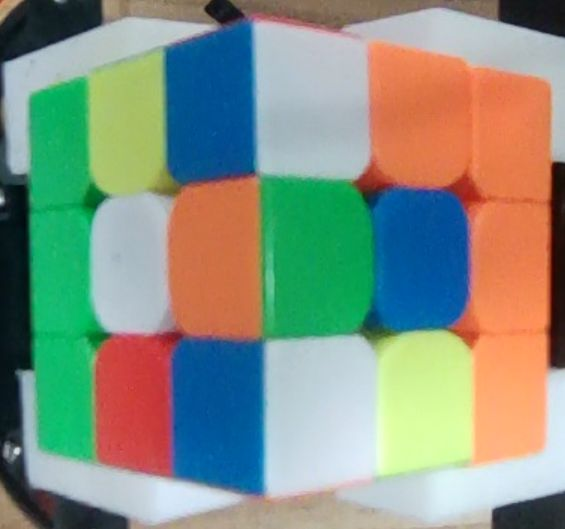
#> input picture cube2.png, 565 x 529 px
$ python cube_fenge.py
#> lines starting #> are read from the running program, lines starting #| are printed output that depends on the picture
### findlimit.py
import cv2
import numpy as np

def recognize_color(image):
# 分割为2*3的6块
    h, w, c = image.shape
    w_block = w // 3
    h_block = h // 3
# 定义颜色范围
# 颜色范围为RGB，分别为：绿色、红色、蓝色、黄色、橙色、白色
    Green=np.array([91.0014, 162.282, 29.18])
    Yellow=np.array([96.2879, 180.9527, 173.1877])
    Blue=np.array([136.2344, 75.2489, 15.8998])
    Red=np.array([57.0416, 58.6351, 207.5908])
    Orange=np.array([64.7215, 104.9028, 209.4985])
    white=np.array([184.1095, 176.4267, 176.7913])

    Color1l=Green-np.array([20,20,20])
    Color1h=Green+np.array([20,20,20])
    Color2l=Red-np.array([20,20,20])
    Color2h=Red+np.array([20,20,20])
    Color3l=Blue-np.array([20,20,20])
    Color3h=Blue+np.array([20,20,20])
    Color4l=Yellow-np.array([20,20,20])
    Color4h=Yellow+np.array([20,20,20])
    Color5l=Orange-np.array([20,20,20])
    Color5h=Orange+np.array([20,20,20])
    Color6l=white-np.array([20,20,20])
    Color6h=white+np.array([20,20,20])

    for i in range(3):   # 遍历行
        for j in range(3):   # 遍历列
            # 计算边界
            x1 = j * w_block
            y1 = i * h_block
            x2 = (j + 1) * w_block
            y2 = (i + 1) * h_block
            # 绘制边界
            cv2.rectangle(image, (x1, y1), (x2, y2), (0, 0, 255), 2)
            # 计算当前块的中间区域平均颜色
            x1c=x1+w_block//4
            y1c=y1+h_block//4
            x2c=x2-w_block//4
            y2c=y2-h_block//4
            block = image[y1c:y2c, x1c:x2c]#block 是中心区域
            cv2.rectangle(image, (x1c, y1c), (x2c, y2c), (0, 0, 255), 2)

            avg_color = np.mean(block, axis=(0, 1))
            # 打印当前block的平均颜色
            print(avg_color.tolist())
            def tell_color(avg_color):
                if np.all(avg_color >= Color1l) and np.all(avg_color <= Color1h):
                    cv2.putText(image, 'Green', (x1c, y1c), cv2.FONT_HERSHEY_SIMPLEX, 1, (0,0,0), 2)
                elif np.all(avg_color >= Color2l) and np.all(avg_color <= Color2h):
                    cv2.putText(image, 'Red', (x1c, y1c), cv2.FONT_HERSHEY_SIMPLEX, 1, (0,0,0), 2)
                elif np.all(avg_color >= Color3l) and np.all(avg_color <= Color3h):
                    cv2.putText(image, 'Blue', (x1c, y1c), cv2.FONT_HERSHEY_SIMPLEX, 1, (0,0,0), 2)
                elif np.all(avg_color >= Color4l) and np.all(avg_color <= Color4h):
                    cv2.putText(image, 'Yellow', (x1c, y1c), cv2.FONT_HERSHEY_SIMPLEX, 1, (0,0,0), 2)
                elif np.all(avg_color >= Color5l) and np.all(avg_color <= Color5h):
                    cv2.putText(image, 'Orange', (x1c, y1c), cv2.FONT_HERSHEY_SIMPLEX, 1, (0,0,0), 2)
                elif np.all(avg_color >= Color6l) and np.all(avg_color <= Color6h):
                    cv2.putText(image, 'White', (x1c, y1c), cv2.FONT_HERSHEY_SIMPLEX, 1, (0,0,0), 2)
                else:
                    # 寻找和哪个颜色最接近
                    colors=[Green,Red,Blue,Yellow,Orange,white]
                    closest_color=0
                    closest_norm=np.linalg.norm(avg_color-colors[0])

                    for i in range(6):
                        norm=np.linalg.norm(avg_color-colors[i])
                        if norm<closest_norm:
                            closest_color=i
                            closest_norm=norm
                    cv2.putText(image, ['Green','Red','Blue','Yellow','Orange','White'][closest_color], (x1c, y1c), cv2.FONT_HERSHEY_SIMPLEX, 1, (0,0,255), 2)

            # 判断当前块的颜色是否在颜色范围内
            tell_color(avg_color)

    cv2.imshow('image', image)
    cv2.imwrite('result2.jpg', image)
    cv2.waitKey(0)
    cv2.destroyAllWindows()

### cube_fenge.py
import cv2
import numpy as np
import _thread as thread

from findlimit import recognize_color

img = cv2.imread('./cube2.png')
#> img is the input picture: shape (529, 565, 3); mean B, G, R 130.1, 146, 133.7
# print(img.shape)


def splite_cude(img,findboudaries,boundaries=[
                                               [[25,78],[203,19],[32,309],[186,400]],
                                                [[210,20],[370,72],[196,400],[363,318]]],width=600,height=600 ):

#> called with findboudaries = 0, width = 600, height = 600
    pts1 = np.float32(boundaries[0]) #划分第一张图的四个点
    pts2 = np.float32(boundaries[1]) #划分第二张图的四个点
    points = []

    def findpts():
        cv2.namedWindow('Image')
        def mouse_callback(event, x, y, flags, param):
            if event == cv2.EVENT_LBUTTONDOWN:
                points.append((x, y))
                print(f"Point recorded:=> ({x}, {y})")
        cv2.setMouseCallback('Image', mouse_callback)
        print("Click on the image to record points, press 'q' to quit.")
        while len(points)<8:
            # 显示图像
            cv2.imshow('Image', img)
            # 按 'q' 键退出循环
            if cv2.waitKey(1) & 0xFF == ord('q'):
                break

        for pt in points[:4]:
            cv2.circle(img, pt, 5, (0, 0, 255), -1)
        for pt in points[4:8]:
            cv2.circle(img, pt, 5, (0, 255, 0), -1)
        print(np.float32(points))

    if findboudaries:
        findpts()
        pts1=np.float32(points)[0:4]
        pts2=np.float32(points)[4:8]

    pts3 = np.float32([[0,0],[width,0],[0,height],[width,height]]) #转化为第一张图片
    pts4 = np.float32([[0,0],[width,0],[0,height],[width,height]]) #转化为第二张图片


    matrix1 = cv2.getPerspectiveTransform(pts1,pts3)
    imgOutput1 = cv2.warpPerspective(img,matrix1,(width,height)) #第一张图透视变换
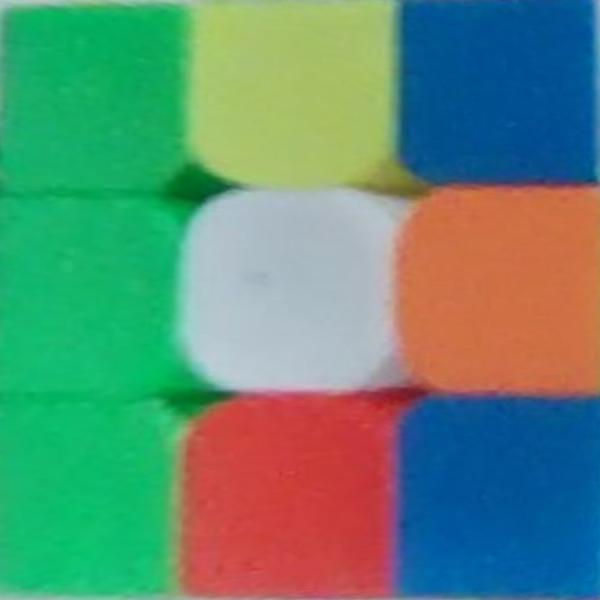
#> imgOutput1: shape (600, 600, 3); mean B, G, R 116.9, 139.6, 95.2
    matrix2 = cv2.getPerspectiveTransform(pts2,pts4)
    imgOutput2 = cv2.warpPerspective(img,matrix2,(width,height)) #第二张图透视变换
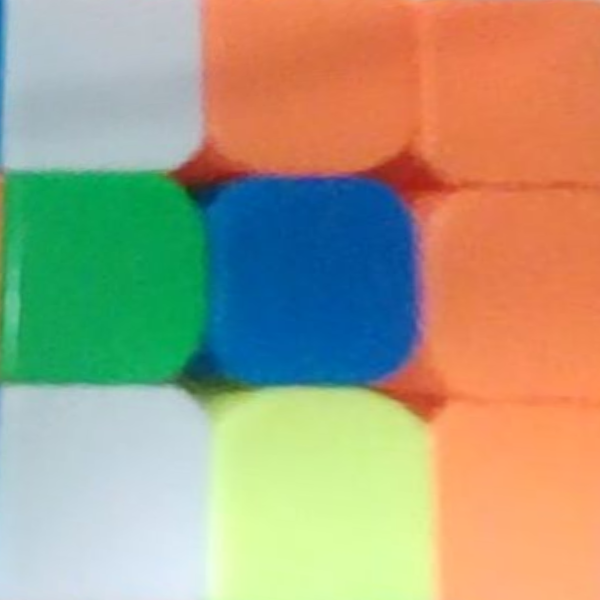
#> imgOutput2: shape (600, 600, 3); mean B, G, R 129.9, 159.6, 167.3

    return imgOutput1,imgOutput2

boundaries=[
            [[28,90],[254,24],[42,454],[260,495]],
            [[250,28],[546,81],[273,491],[532,441]]]

img1,img2=splite_cude(img,findboudaries=0,boundaries=boundaries)

recognize_color(img1)
#> after the loop in recognize_color, `for i in range(3):`:
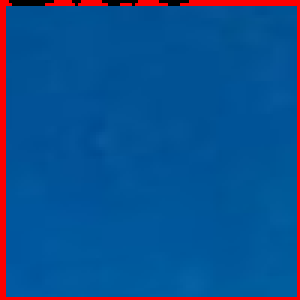
#> block: shape (100, 100, 3) (shown 3 times larger); mean B, G, R 143.2, 80.1, 14.6
#> after the loop in recognize_color, `for i in range(3):`:
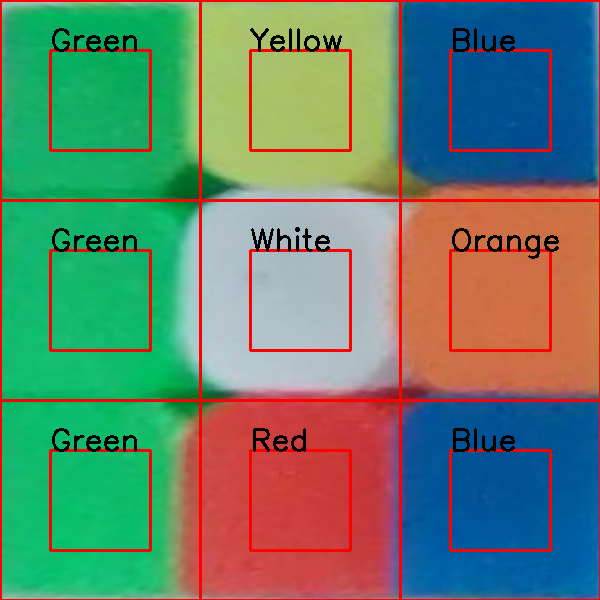
#> image: shape (600, 600, 3); mean B, G, R 108.3, 129.3, 102.7
recognize_color(img2)
#> the loop in recognize_color (call 2), `for i in range(3):` made 3 passes
#| [182.9871, 176.1614, 177.3965]
#| [67.423, 110.2474, 224.7155]
#| [71.7628, 117.0501, 236.1717]
#| [79.2638, 152.1154, 26.017]
#| [148.9068, 81.0089, 15.6464]
#| [74.9801, 119.9558, 235.958]
#| [212.5396, 203.5018, 203.6349]
#| [145.9935, 234.6893, 216.7603]
#| [105.3561, 158.8945, 254.6798]
#> after the loop in recognize_color (call 2), `for i in range(3):`:
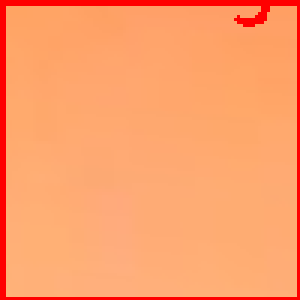
#> block: shape (100, 100, 3) (shown 3 times larger); mean B, G, R 105, 158.3, 254.7
#> after the loop in recognize_color (call 2), `for i in range(3):`:
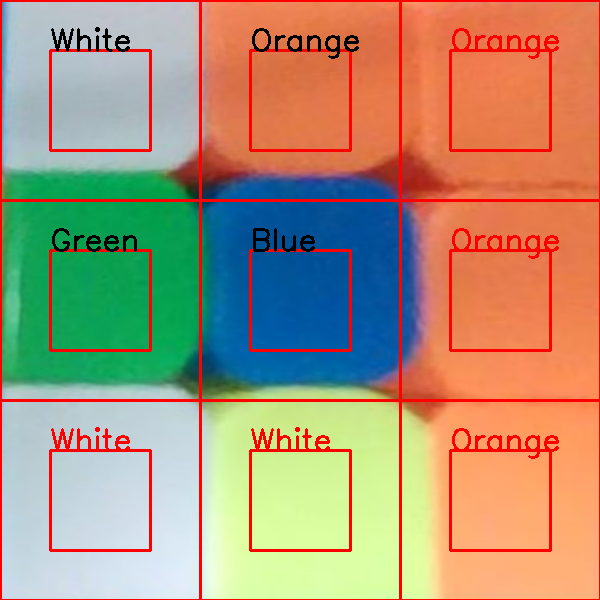
#> image: shape (600, 600, 3); mean B, G, R 120.3, 147.7, 171.9

$ run again, with color.jpg saved as cube2.png
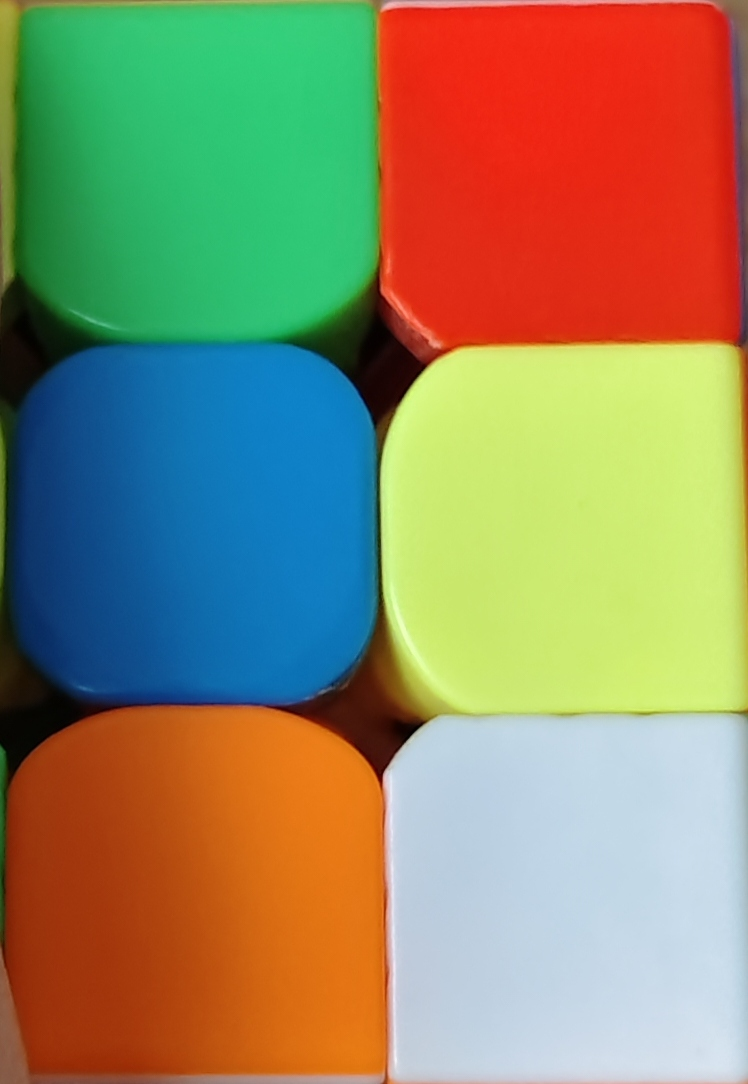
#> input picture color.jpg, 748 x 1084 px
#> img is the input picture: shape (1084, 748, 3); mean B, G, R 102.4, 137.7, 144.1
#> the loop in recognize_color (call 2), `for i in range(3):` made 3 passes
#| [112.0534, 190.2538, 59.5967]
#| [19.1614, 39.5052, 231.3607]
#| [18.6945, 36.3913, 239.7291]
#| [108.4777, 185.3327, 59.9179]
#| [22.2759, 43.2878, 227.6366]
#| [20.8439, 40.4688, 227.1672]
#> (further printed lines are left out)
#> after the loop in recognize_color (call 2), `for i in range(3):`:
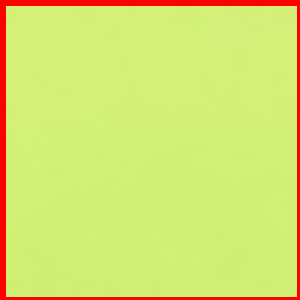
#> block: shape (100, 100, 3) (shown 3 times larger); mean B, G, R 110.1, 225.3, 212.9
#> after the loop in recognize_color (call 2), `for i in range(3):`:
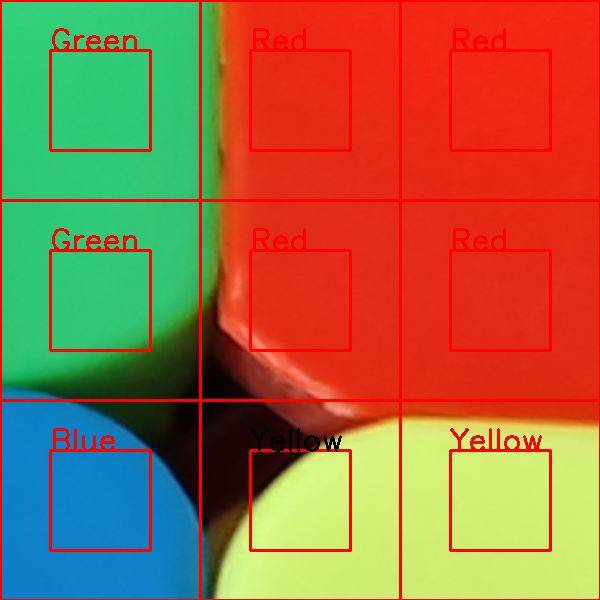
#> image: shape (600, 600, 3); mean B, G, R 68.3, 108.4, 157.1
